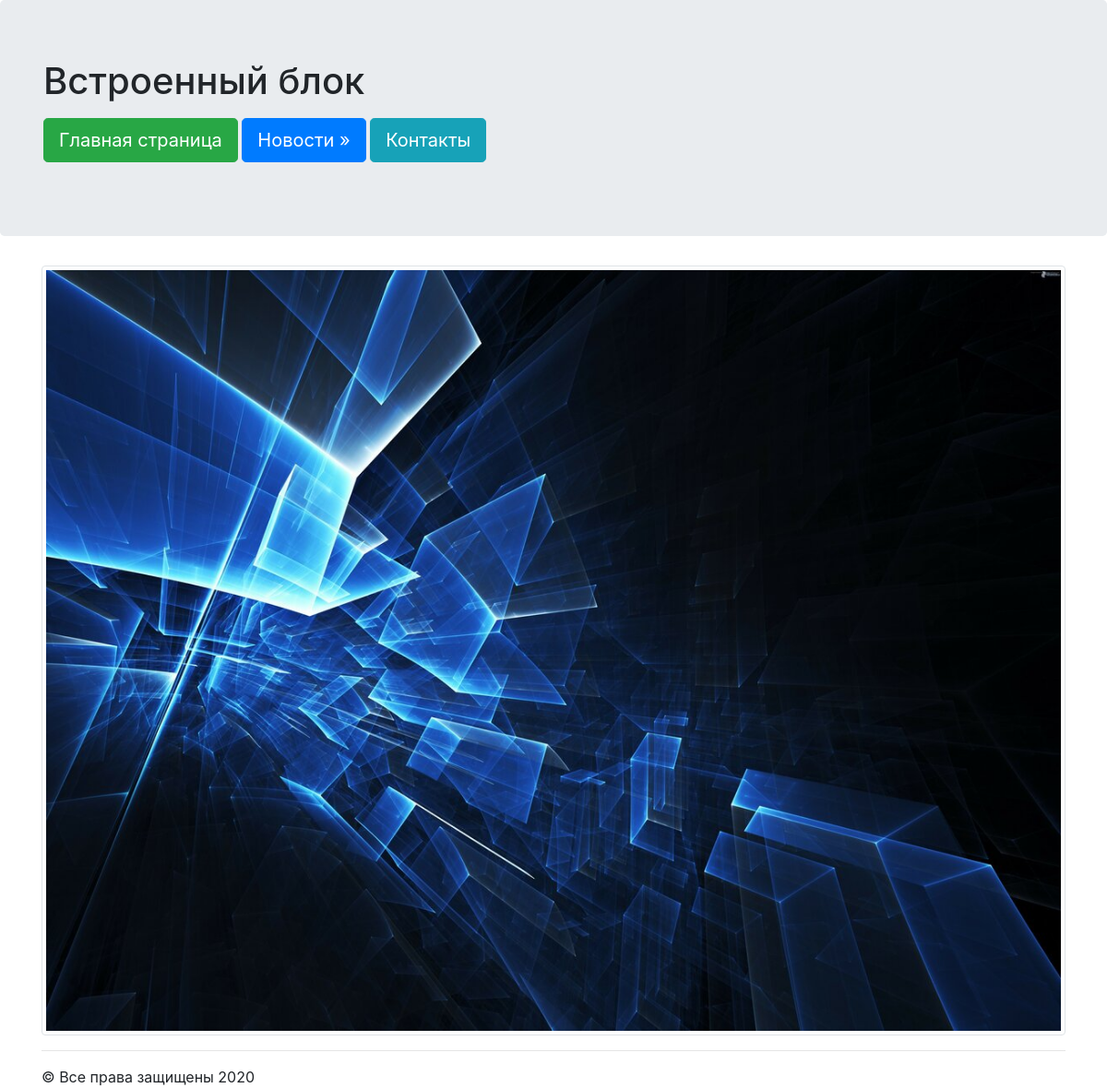
The page /news/ on the database as committed earlier.
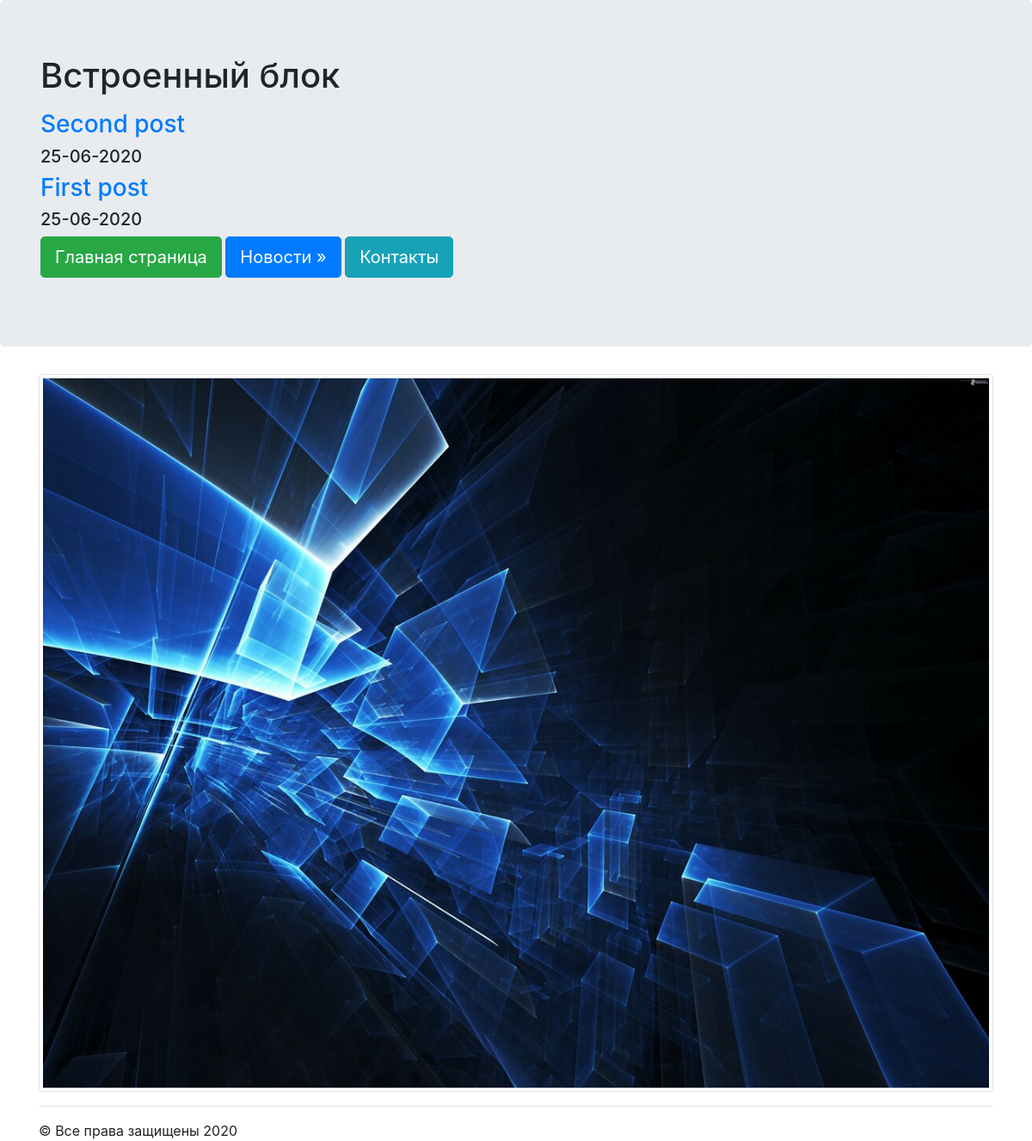
The same page on the database as committed later.
### DjangoDB/apps/news/models.py (models this page shows, shortened)
class Articles(models.Model): # создание модели автоматически вызывает создание таблицы в БД
    title = models.CharField(max_length=120)
    post = models.TextField()
    date = models.DateTimeField()

### DjangoDB/templates/news/posts.html
{% extends "mainApp/wrapper.html" %}
{% block content %}
    {% for post in object_list %}
        <a href="/news/{{post.id}}"><h3>{{post.title}}</h3></a>
        <h5>{{post.date|date:"d-m-Y"}}</h5>
    {% endfor %}
{% endblock %}

### DjangoDB/templates/mainApp/wrapper.html (shortened to what this page needs)
<!DOCTYPE html>
<html lang="en">
<head>
  {% load static %}
  <link rel="stylesheet" href="https://maxcdn.bootstrapcdn.com/bootstrap/4.0.0/css/bootstrap.min.css">
</head>
<body>
  <div class="jumbotron">
    <div class="container">
      <h1>{% include "mainApp/includes/some_html.html" %}</h1>
      {% block content %}
      {% endblock %}
      <p>
        <a href="/" class="btn btn-success btn-lg">Главная страница</a>
        <a href="/news" class="btn btn-primary btn-lg">Новости &raquo;</a>
        <a href="/contact" class="btn btn-info btn-lg">Контакты</a>
      </p>
    </div>
  </div>
  <div class="container">
    <img src="{% static 'mainApp/123.png' %}" class="img-thumbnail">
    <hr>
    &copy; Все права защищены 2020
</body>
</html>

### DjangoDB/templates/mainApp/includes/some_html.html
{% block content %}
<p>Встроенный блок</p>
{% endblock %}

Rows that differ between the two databases and show on the page:
added Articles: title "Second post", date "25-06-2020"
added Articles: title "First post", date "25-06-2020"
